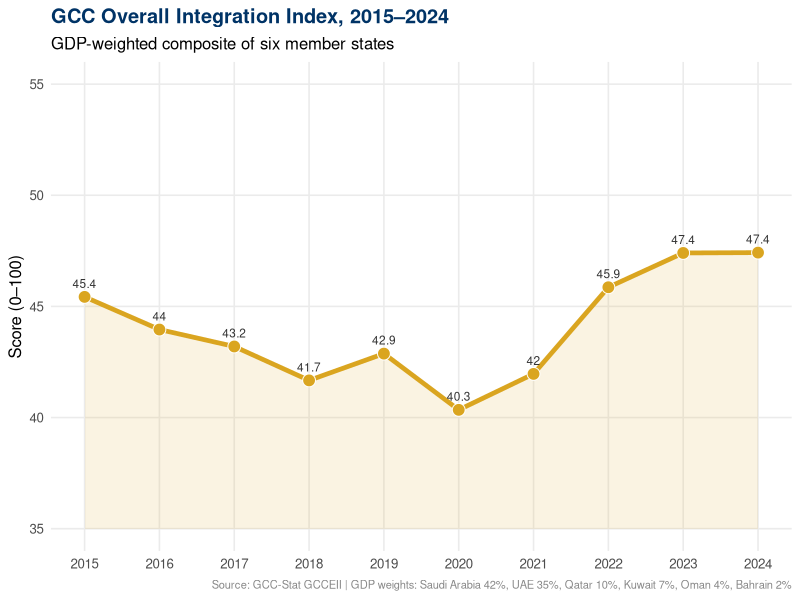
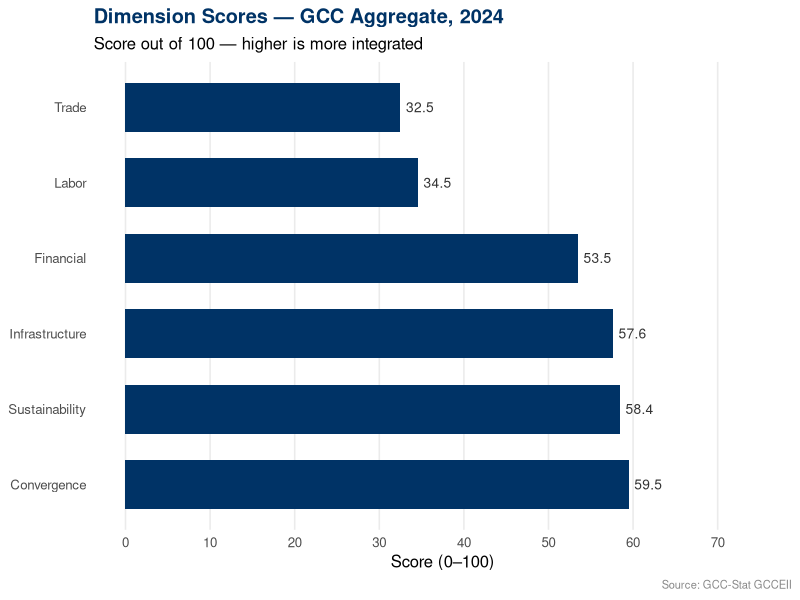

Write R code to recreate these figures, in order.
## ---- chunk 1
knitr::opts_chunk$set(
  echo    = FALSE,
  message = FALSE,
  warning = FALSE,
  fig.width  = 8,
  fig.height = 3.8,
  dpi     = 150,
  out.width = "100%"
)

library(tidyverse)
library(ggplot2)
library(scales)

# ── Data ──────────────────────────────────────────────────────────────
scores <- read_csv("output/gcceii_scores.csv", show_col_types = FALSE)

iso3_map <- c(ARE = "UAE", BHR = "Bahrain", SAU = "Saudi Arabia",
              OMN = "Oman", QAT = "Qatar", KWT = "Kuwait", GCC = "GCC")

# Overall index (level 3)
idx <- scores %>%
  filter(level == 3) %>%
  mutate(country = iso3_map[country]) %>%
  select(country, year, score)

# Dimension scores (level 2) — GCC only
gcc_dims <- scores %>%
  filter(level == 2, country == "GCC") %>%
  mutate(
    dimension = recode(code,
      Trade          = "Trade",
      Financial      = "Financial",
      Labor          = "Labor",
      Infrastructure = "Infrastructure",
      Sustainability = "Sustainability",
      Convergence    = "Convergence"
    )
  ) %>%
  select(year, dimension, score)

# GCC aggregate overall
gcc_overall <- idx %>% filter(country == "GCC")

# 2024 snapshot — country scores
snap_2024 <- idx %>%
  filter(year == 2024, country != "GCC") %>%
  arrange(desc(score))

# Dimension scores for 2024
dim_2024 <- gcc_dims %>% filter(year == 2024)

# GCC dimension weights
dim_weights <- c(Trade = 0.20, Financial = 0.20, Labor = 0.20,
                 Infrastructure = 0.20, Sustainability = 0.10, Convergence = 0.10)
## ---- chunk 2
ggplot(gcc_overall, aes(x = year, y = score)) +
  geom_ribbon(aes(ymin = 35, ymax = score), fill = "#DAA520", alpha = 0.13) +
  geom_line(color = "#DAA520", linewidth = 1.6) +
  geom_point(shape = 21, fill = "#DAA520", color = "white", size = 4) +
  geom_text(aes(label = round(score, 1)), vjust = -1, size = 3, color = "#333") +
  scale_x_continuous(breaks = 2015:2024) +
  scale_y_continuous(limits = c(35, 55), breaks = seq(35, 55, 5)) +
  labs(
    title = "GCC Overall Integration Index, 2015–2024",
    subtitle = "GDP-weighted composite of six member states",
    x = NULL, y = "Score (0–100)",
    caption = "Source: GCC-Stat GCCEII | GDP weights: Saudi Arabia 42%, UAE 35%, Qatar 10%, Kuwait 7%, Oman 4%, Bahrain 2%"
  ) +
  theme_minimal(base_size = 12) +
  theme(plot.title = element_text(face = "bold", color = "#003366"),
        panel.grid.minor = element_blank(),
        plot.caption = element_text(size = 8, color = "#888"))
## ---- chunk 3
dim_order <- c("Trade", "Labor", "Financial", "Infrastructure", "Sustainability", "Convergence")
dim_2024_plot <- dim_2024 %>%
  mutate(
    dimension = factor(dimension, levels = rev(dim_order)),
    label = round(score, 1)
  )

ggplot(dim_2024_plot, aes(x = dimension, y = score)) +
  geom_col(width = 0.65, fill = "#003366") +
  geom_text(aes(label = label), hjust = -0.2, size = 3.5, color = "#333") +
  coord_flip() +
  scale_y_continuous(limits = c(0, 75), breaks = seq(0, 70, 10)) +
  labs(
    title = "Dimension Scores — GCC Aggregate, 2024",
    subtitle = "Score out of 100 — higher is more integrated",
    x = NULL, y = "Score (0–100)",
    caption = "Source: GCC-Stat GCCEII"
  ) +
  theme_minimal(base_size = 12) +
  theme(plot.title = element_text(face = "bold", color = "#003366"),
        panel.grid.minor = element_blank(),
        panel.grid.major.y = element_blank(),
        plot.caption = element_text(size = 8, color = "#888"))
## ---- chunk 4
dim_summary <- tibble::tribble(
  ~Dimension,        ~`2024 Score`, ~`10-Year Trend`, ~`Key Message`,
  "Trade",           "32.5",  "⟶ Flat",        "Chronically the weakest area. Intra-GCC trade remains limited for most member states.",
  "Financial",       "53.5",  "↑ Gradual rise", "Steady, quiet improvement in banking linkages and capital market integration.",
  "Labor",           "34.6",  "⟶ Flat",        "Labour mobility across GCC borders remains underdeveloped despite large expatriate workforces.",
  "Infrastructure",  "57.6",  "↑ Recovery",    "Collapsed in 2020 (COVID) but has fully recovered. The strongest recent improvement.",
  "Sustainability",  "58.4",  "~ Volatile",    "Sensitive to oil price cycles. Improved but fluctuates with hydrocarbon revenue changes.",
  "Convergence",     "59.5",  "⟶ Stable",      "The strongest dimension. Shared currency peg and coordinated policies keep this high."
)
knitr::kable(dim_summary, align = c("l","c","c","l"))
## ---- chunk 5
country_snap <- idx %>%
  filter(year == 2024, country != "GCC") %>%
  arrange(desc(score)) %>%
  mutate(
    Score = round(score, 1),
    `Main Strength` = c(
      "Financial integration and trade openness",
      "High infrastructure scores, strong convergence",
      "High labour mobility, financial integration",
      "Recovering trade and infrastructure post-2021",
      "Large infrastructure investment, diversification",
      "Financial depth and macroeconomic convergence"
    ),
    `Main Challenge` = c(
      "Small size limits scale; labour scores moderate",
      "Trade intensity low; labour market constrained",
      "Trade and sustainability scores weak",
      "Trade still low; sustainability underdeveloped",
      "Trade intensity lowest in GCC; labour restricted",
      "Labour mobility moderate; infrastructure variable"
    )
  ) %>%
  select(Country = country, Score, `Main Strength`, `Main Challenge`)
knitr::kable(country_snap, align = c("l","c","l","l"))
